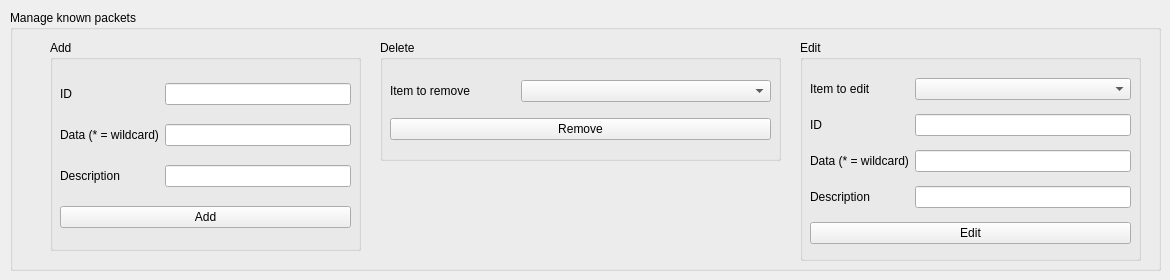
      <widget class="QWidget" name="tabKnownPackets">
       <attribute name="title">
        <string>Known packets</string>
       </attribute>
       <widget class="QGroupBox" name="groupBoxManagerKnownPackets">
        <property name="geometry">
         <rect>
          <x>10</x>
          <y>10</y>
          <width>1151</width>
          <height>261</height>
         </rect>
        </property>
        <property name="title">
         <string>Manage known packets</string>
        </property>
        <widget class="QGroupBox" name="groupBoxManagerAddKnownPacket">
         <property name="geometry">
          <rect>
           <x>40</x>
           <y>30</y>
           <width>311</width>
           <height>211</height>
          </rect>
         </property>
         <property name="title">
          <string>Add</string>
         </property>
         <widget class="QWidget" name="layoutWidget">
          <property name="geometry">
           <rect>
            <x>10</x>
            <y>30</y>
            <width>291</width>
            <height>171</height>
           </rect>
          </property>
          <layout class="QGridLayout" name="gridLayoutAddKnownPacket">
           <item row="0" column="0">
            <widget class="QLabel" name="labelAddKnownPacketID">
             <property name="text">
              <string>ID</string>
             </property>
            </widget>
           </item>
           <item row="0" column="1">
            <widget class="QLineEdit" name="lineEditKnownPacketID"/>
           </item>
           <item row="1" column="1">
            <widget class="QLineEdit" name="lineEditKnownPacketData"/>
           </item>
           <item row="2" column="0">
            <widget class="QLabel" name="labelAddKnownPacketDescription">
             <property name="text">
              <string>Description</string>
             </property>
            </widget>
           </item>
           <item row="1" column="0">
            <widget class="QLabel" name="labelAddKnownPacketData">
             <property name="text">
              <string>Data (* = wildcard)</string>
             </property>
            </widget>
           </item>
           <item row="3" column="0" colspan="2">
            <widget class="QPushButton" name="buttonAddKnownPacket">
             <property name="text">
              <string>Add</string>
             </property>
            </widget>
           </item>
           <item row="2" column="1">
            <widget class="QLineEdit" name="lineEditKnownPacketDescription"/>
           </item>
          </layout>
         </widget>
        </widget>
        <widget class="QGroupBox" name="groupBoxManagerDeleteKnownPacket">
         <property name="geometry">
          <rect>
           <x>370</x>
           <y>30</y>
           <width>401</width>
           <height>121</height>
          </rect>
         </property>
         <property name="title">
          <string>Delete</string>
         </property>
         <widget class="QWidget" name="layoutWidget">
          <property name="geometry">
           <rect>
            <x>10</x>
            <y>30</y>
            <width>381</width>
            <height>81</height>
           </rect>
          </property>
          <layout class="QGridLayout" name="gridLayoutDeleteKnownPacket">
           <item row="0" column="0">
            <widget class="QLabel" name="labelManagerDeleteKnownPacketItem">
             <property name="text">
              <string>Item to remove</string>
             </property>
            </widget>
           </item>
           <item row="0" column="1">
            <widget class="QComboBox" name="comboBoxDeleteKnownPackets">
             <property name="minimumSize">
              <size>
               <width>250</width>
               <height>0</height>
              </size>
             </property>
            </widget>
           </item>
           <item row="1" column="0" colspan="2">
            <widget class="QPushButton" name="buttonKnownPacketRemove">
             <property name="text">
              <string>Remove</string>
             </property>
            </widget>
           </item>
          </layout>
         </widget>
        </widget>
        <widget class="QGroupBox" name="groupBoxManagerEditKnownPacket">
         <property name="geometry">
          <rect>
           <x>790</x>
           <y>30</y>
           <width>341</width>
           <height>221</height>
          </rect>
         </property>
         <property name="title">
          <string>Edit</string>
         </property>
         <widget class="QWidget" name="layoutWidget">
          <property name="geometry">
           <rect>
            <x>10</x>
            <y>30</y>
            <width>321</width>
            <height>184</height>
           </rect>
          </property>
          <layout class="QGridLayout" name="gridLayoutEditKnownPacket">
           <item row="3" column="0" colspan="2">
            <widget class="QLabel" name="labelManagerEditKnownPacketDescription">
             <property name="text">
              <string>Description</string>
             </property>
            </widget>
           </item>
           <item row="2" column="0" colspan="2">
            <widget class="QLabel" name="labelManagerEditKnownPacketData">
             <property name="text">
              <string>Data (* = wildcard)</string>
             </property>
            </widget>
           </item>
           <item row="0" column="2">
            <widget class="QComboBox" name="comboBoxEditKnownPackets"/>
           </item>
           <item row="3" column="2">
            <widget class="QLineEdit" name="lineEditKnownPacketEditDescription"/>
           </item>
           <item row="2" column="2">
            <widget class="QLineEdit" name="lineEditKnownPacketEditData"/>
           </item>
           <item row="4" column="0" colspan="3">
            <widget class="QPushButton" name="buttonManagerEditKnownPacket">
             <property name="text">
              <string>Edit</string>
             </property>
            </widget>
           </item>
           <item row="1" column="0" colspan="2">
            <widget class="QLabel" name="labelEditKnownPacketID">
             <property name="text">
              <string>ID</string>
             </property>
            </widget>
           </item>
           <item row="1" column="2">
            <widget class="QLineEdit" name="lineEditKnownPacketEditID"/>
           </item>
           <item row="0" column="0" colspan="2">
            <widget class="QLabel" name="labelManagerEditKnownPacketItem">
             <property name="text">
              <string>Item to edit</string>
             </property>
            </widget>
           </item>
          </layout>
         </widget>
        </widget>
       </widget>
      </widget>
